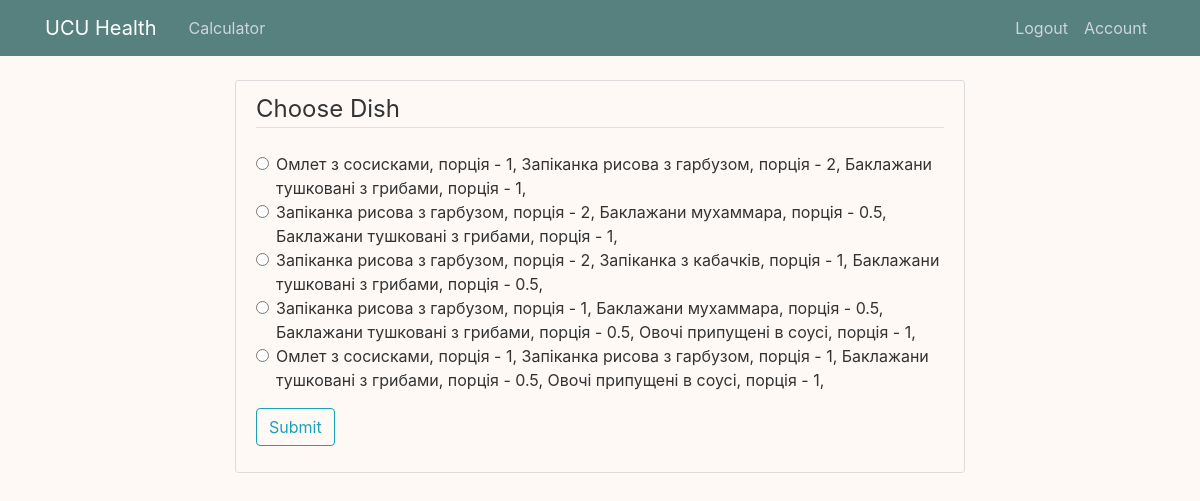
/view_dishes/1 (signed in), run on the app's committed database.
### main/models.py (models this page shows, shortened)
class Dish(db.Model):
    id = db.Column(db.Integer, primary_key = True)
    dishes = db.Column(db.String(200), nullable = False)
    satis = db.Column(db.String(10), nullable = False)
    calories = db.Column(db.Float, nullable = False)
    proteins = db.Column(db.Float, nullable = False)
    carbs = db.Column(db.Float, nullable = False)
    fats = db.Column(db.Float, nullable = False)
    meal_id = db.Column(db.Integer, db.ForeignKey('meal.id'), nullable = False)

### main/routes.py (the view)
@app.route("/view_dishes/<int:meal_id>", methods=['GET', 'POST'])
def view_dishes(meal_id):
    form = PossibleMeals()
    meal = Meal.query.get_or_404(meal_id)
    if meal.author != current_user:
        abort(403)
    dishes = Dish.query.filter_by(meal = meal).all()
    if not dishes:
        abort(404)
    choices = []
    for dish in dishes:
        choices.append((dish.id, dish.dishes))
    form.dish_var.choices = choices
    if form.validate_on_submit():
        meal.choicen = form.dish_var.data
        db.session.commit()
        return redirect(url_for('main'))
    return render_template('view_dishes.html', form = form)

### main/forms.py
class PossibleMeals(FlaskForm):
    dish_var = RadioField('Choose one from the list:',
                choices=[], validate_choice=[DataRequired()], coerce=int)
    submit = SubmitField("Submit")

### main/models.py (called while the page is built)
@login_manager.user_loader
def load_user(user_id):
    return User.query.get(int(user_id))

### main/templates/view_dishes.html (shortened to what this page needs)
{% extends "layout.html" %}
{% block content %}
    <div class="content-section">
        <form method="POST" action="">
            <fieldset class="form-group">
                <legend class="border-bottom mb-4">Choose Dish</legend>
                {% for choice in form.dish_var %}
                    <div class="form-check">
                        {{ choice(class="form-check-input") }}
                        {{ choice.label(class="form-check-label") }}
                    </div>
                {% endfor %}
            </fieldset>
            <div class="form-group">
                {{ form.submit(class="btn btn-outline-info") }}
            </div>
        </form>
    </div>
{% endblock content %}

### main/static/main.css (style rules this page uses)
body { background: #fff9f5; color: #333333; margin-top: 5rem; }
.content-section { background: #fff9f5;; padding: 10px 20px; border: 1px solid #dddddd; border-radius: 3px; margin-bottom: 20px; }

### data on the page
Dish: label "Омлет з сосисками, порція - 1, Запіканка рисова з гарбузом, порція - 2, Баклажани тушковані з грибами, порція - 1,"
Dish: label "Запіканка рисова з гарбузом, порція - 2, Баклажани мухаммара, порція - 0.5, Баклажани тушковані з грибами, порція - 1,"
Dish: label "Запіканка рисова з гарбузом, порція - 2, Запіканка з кабачків, порція - 1, Баклажани тушковані з грибами, порція - 0.5,"
Dish: label "Запіканка рисова з гарбузом, порція - 1, Баклажани мухаммара, порція - 0.5, Баклажани тушковані з грибами, порція - 0.5, Овочі припущені в соусі, порція - 1,"
Dish: label "Омлет з сосисками, порція - 1, Запіканка рисова з гарбузом, порція - 1, Баклажани тушковані з грибами, порція - 0.5, Овочі припущені в соусі, порція - 1,"
